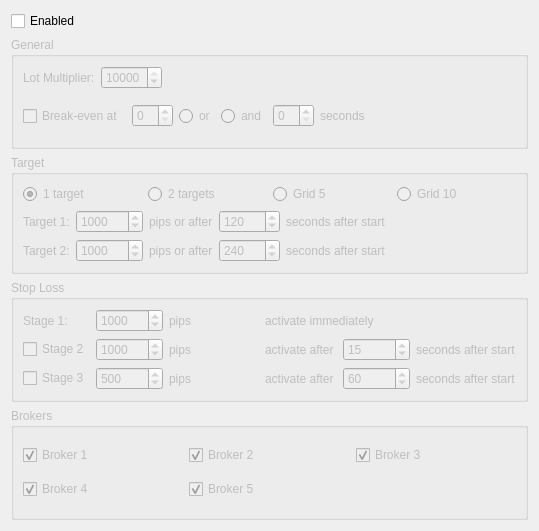
     <widget class="QWidget" name="strategy4Page">
      <property name="geometry">
       <rect>
        <x>0</x>
        <y>0</y>
        <width>539</width>
        <height>531</height>
       </rect>
      </property>
      <attribute name="label">
       <string>Strategy 4</string>
      </attribute>
      <layout class="QVBoxLayout" name="verticalLayout_4">
       <item>
        <widget class="QCheckBox" name="strategy4">
         <property name="text">
          <string>Enabled</string>
         </property>
        </widget>
       </item>
       <item>
        <widget class="QGroupBox" name="strategy1GeneralGroup_2">
         <property name="enabled">
          <bool>false</bool>
         </property>
         <property name="title">
          <string>General</string>
         </property>
         <layout class="QVBoxLayout" name="verticalLayout_6">
          <item>
           <layout class="QHBoxLayout" name="horizontalLayout_7">
            <item>
             <widget class="QLabel" name="strategy4LotMultiplierLabel">
              <property name="text">
               <string>Lot Multiplier:</string>
              </property>
             </widget>
            </item>
            <item>
             <widget class="QSpinBox" name="strategy4LotMultiplier">
              <property name="minimumSize">
               <size>
                <width>25</width>
                <height>0</height>
               </size>
              </property>
              <property name="minimum">
               <number>1</number>
              </property>
              <property name="maximum">
               <number>10000</number>
              </property>
              <property name="value">
               <number>10000</number>
              </property>
             </widget>
            </item>
            <item>
             <spacer name="strategy4LotMultiplierSpacer">
              <property name="orientation">
               <enum>Qt::Horizontal</enum>
              </property>
              <property name="sizeHint" stdset="0">
               <size>
                <width>40</width>
                <height>20</height>
               </size>
              </property>
             </spacer>
            </item>
           </layout>
          </item>
          <item>
           <layout class="QHBoxLayout" name="horizontalLayout_14">
            <item>
             <widget class="QCheckBox" name="strategy4BreakEven">
              <property name="text">
               <string>Break-even at </string>
              </property>
             </widget>
            </item>
            <item>
             <widget class="QSpinBox" name="strategy4BreakEvenValue">
              <property name="enabled">
               <bool>false</bool>
              </property>
             </widget>
            </item>
            <item>
             <widget class="QRadioButton" name="strategy4BreakEvenOr">
              <property name="enabled">
               <bool>false</bool>
              </property>
              <property name="text">
               <string>or</string>
              </property>
             </widget>
            </item>
            <item>
             <widget class="QRadioButton" name="strategy4BreakEvenAnd">
              <property name="enabled">
               <bool>false</bool>
              </property>
              <property name="text">
               <string>and</string>
              </property>
             </widget>
            </item>
            <item>
             <widget class="QSpinBox" name="strategy4BreakEvenTime">
              <property name="enabled">
               <bool>false</bool>
              </property>
             </widget>
            </item>
            <item>
             <widget class="QLabel" name="strategy4BreakEvenTimeLabel">
              <property name="enabled">
               <bool>false</bool>
              </property>
              <property name="text">
               <string>seconds</string>
              </property>
             </widget>
            </item>
            <item>
             <spacer name="strategy4BreakEvenSpacer">
              <property name="orientation">
               <enum>Qt::Horizontal</enum>
              </property>
              <property name="sizeHint" stdset="0">
               <size>
                <width>40</width>
                <height>20</height>
               </size>
              </property>
             </spacer>
            </item>
           </layout>
          </item>
         </layout>
        </widget>
       </item>
       <item>
        <widget class="QGroupBox" name="strategy1TargetGroup_2">
         <property name="enabled">
          <bool>false</bool>
         </property>
         <property name="title">
          <string>Target</string>
         </property>
         <property name="flat">
          <bool>false</bool>
         </property>
         <layout class="QVBoxLayout" name="verticalLayout_7">
          <item>
           <layout class="QHBoxLayout" name="targetsLayout_3">
            <item>
             <widget class="QRadioButton" name="strategy4Target1">
              <property name="text">
               <string>1 target</string>
              </property>
              <property name="checked">
               <bool>true</bool>
              </property>
             </widget>
            </item>
            <item>
             <widget class="QRadioButton" name="strategy4Target2">
              <property name="text">
               <string>2 targets</string>
              </property>
             </widget>
            </item>
            <item>
             <widget class="QRadioButton" name="strategy4TargetGrid5">
              <property name="text">
               <string>Grid 5</string>
              </property>
             </widget>
            </item>
            <item>
             <widget class="QRadioButton" name="strategy4TargetGrid10">
              <property name="text">
               <string>Grid 10</string>
              </property>
             </widget>
            </item>
           </layout>
          </item>
          <item>
           <layout class="QHBoxLayout" name="horizontalLayout_17">
            <item>
             <widget class="QLabel" name="strategy4Target1Label">
              <property name="text">
               <string>Target 1:</string>
              </property>
             </widget>
            </item>
            <item>
             <widget class="QSpinBox" name="strategy4Target1Value">
              <property name="minimum">
               <number>1</number>
              </property>
              <property name="maximum">
               <number>100000</number>
              </property>
              <property name="value">
               <number>1000</number>
              </property>
             </widget>
            </item>
            <item>
             <widget class="QLabel" name="strategy4Target1ValueLabel">
              <property name="text">
               <string>pips or after</string>
              </property>
             </widget>
            </item>
            <item>
             <widget class="QSpinBox" name="strategy4Target1Time">
              <property name="minimum">
               <number>1</number>
              </property>
              <property name="maximum">
               <number>10000</number>
              </property>
              <property name="value">
               <number>120</number>
              </property>
             </widget>
            </item>
            <item>
             <widget class="QLabel" name="strategy4Target1TimeLabel">
              <property name="text">
               <string>seconds after start</string>
              </property>
             </widget>
            </item>
            <item>
             <spacer name="horizontalSpacer_14">
              <property name="orientation">
               <enum>Qt::Horizontal</enum>
              </property>
              <property name="sizeHint" stdset="0">
               <size>
                <width>40</width>
                <height>20</height>
               </size>
              </property>
             </spacer>
            </item>
           </layout>
          </item>
          <item>
           <layout class="QHBoxLayout" name="horizontalLayout_18">
            <item>
             <widget class="QLabel" name="strategy4Target2Label">
              <property name="enabled">
               <bool>false</bool>
              </property>
              <property name="text">
               <string>Target 2:</string>
              </property>
             </widget>
            </item>
            <item>
             <widget class="QSpinBox" name="strategy4Target2Value">
              <property name="enabled">
               <bool>false</bool>
              </property>
              <property name="minimum">
               <number>1</number>
              </property>
              <property name="maximum">
               <number>100000</number>
              </property>
              <property name="value">
               <number>1000</number>
              </property>
             </widget>
            </item>
            <item>
             <widget class="QLabel" name="strategy4Target2ValueLabel">
              <property name="enabled">
               <bool>false</bool>
              </property>
              <property name="text">
               <string>pips or after</string>
              </property>
             </widget>
            </item>
            <item>
             <widget class="QSpinBox" name="strategy4Target2Time">
              <property name="enabled">
               <bool>false</bool>
              </property>
              <property name="minimum">
               <number>1</number>
              </property>
              <property name="maximum">
               <number>10000</number>
              </property>
              <property name="value">
               <number>240</number>
              </property>
             </widget>
            </item>
            <item>
             <widget class="QLabel" name="strategy4Target2TimeLabel">
              <property name="enabled">
               <bool>false</bool>
              </property>
              <property name="text">
               <string>seconds after start</string>
              </property>
             </widget>
            </item>
            <item>
             <spacer name="horizontalSpacer_15">
              <property name="orientation">
               <enum>Qt::Horizontal</enum>
              </property>
              <property name="sizeHint" stdset="0">
               <size>
                <width>40</width>
                <height>20</height>
               </size>
              </property>
             </spacer>
            </item>
           </layout>
          </item>
         </layout>
        </widget>
       </item>
       <item>
        <widget class="QGroupBox" name="strategy4StopLossGroup">
         <property name="enabled">
          <bool>false</bool>
         </property>
         <property name="title">
          <string>Stop Loss</string>
         </property>
         <layout class="QGridLayout" name="gridLayout_6">
          <item row="0" column="0">
           <widget class="QLabel" name="strategy4StopLoss1">
            <property name="text">
             <string>Stage 1:</string>
            </property>
           </widget>
          </item>
          <item row="0" column="1">
           <widget class="QSpinBox" name="strategy4StopLoss1Pips">
            <property name="minimum">
             <number>1</number>
            </property>
            <property name="maximum">
             <number>100000</number>
            </property>
            <property name="value">
             <number>1000</number>
            </property>
           </widget>
          </item>
          <item row="0" column="2">
           <widget class="QLabel" name="strategy4StopLoss1PipsLabel">
            <property name="text">
             <string>pips</string>
            </property>
           </widget>
          </item>
          <item row="0" column="3">
           <spacer name="horizontalSpacer_11">
            <property name="orientation">
             <enum>Qt::Horizontal</enum>
            </property>
            <property name="sizeHint" stdset="0">
             <size>
              <width>35</width>
              <height>20</height>
             </size>
            </property>
           </spacer>
          </item>
          <item row="0" column="4">
           <widget class="QLabel" name="strategy4StopLoss1TimeLabel">
            <property name="text">
             <string>activate immediately</string>
            </property>
           </widget>
          </item>
          <item row="1" column="0">
           <widget class="QCheckBox" name="strategy4StopLoss2">
            <property name="text">
             <string>Stage 2</string>
            </property>
           </widget>
          </item>
          <item row="1" column="1">
           <widget class="QSpinBox" name="strategy4StopLoss2Pips">
            <property name="enabled">
             <bool>false</bool>
            </property>
            <property name="minimum">
             <number>1</number>
            </property>
            <property name="maximum">
             <number>100000</number>
            </property>
            <property name="value">
             <number>1000</number>
            </property>
           </widget>
          </item>
          <item row="1" column="2">
           <widget class="QLabel" name="strategy4StopLoss2PipsLabel">
            <property name="enabled">
             <bool>false</bool>
            </property>
            <property name="text">
             <string>pips</string>
            </property>
           </widget>
          </item>
          <item row="1" column="3">
           <spacer name="horizontalSpacer_12">
            <property name="orientation">
             <enum>Qt::Horizontal</enum>
            </property>
            <property name="sizeHint" stdset="0">
             <size>
              <width>35</width>
              <height>20</height>
             </size>
            </property>
           </spacer>
          </item>
          <item row="1" column="4">
           <layout class="QHBoxLayout" name="horizontalLayout_15">
            <item>
             <widget class="QLabel" name="strategy4StopLoss2ActivateLabel">
              <property name="enabled">
               <bool>false</bool>
              </property>
              <property name="text">
               <string>activate after </string>
              </property>
             </widget>
            </item>
            <item>
             <widget class="QSpinBox" name="strategy4StopLoss2Time">
              <property name="enabled">
               <bool>false</bool>
              </property>
              <property name="minimumSize">
               <size>
                <width>50</width>
                <height>0</height>
               </size>
              </property>
              <property name="minimum">
               <number>1</number>
              </property>
              <property name="maximum">
               <number>100000</number>
              </property>
              <property name="value">
               <number>15</number>
              </property>
             </widget>
            </item>
            <item>
             <widget class="QLabel" name="strategy4StopLoss2TimeLabel">
              <property name="enabled">
               <bool>false</bool>
              </property>
              <property name="text">
               <string>seconds after start</string>
              </property>
             </widget>
            </item>
           </layout>
          </item>
          <item row="2" column="0">
           <widget class="QCheckBox" name="strategy4StopLoss3">
            <property name="text">
             <string>Stage 3</string>
            </property>
           </widget>
          </item>
          <item row="2" column="1">
           <widget class="QSpinBox" name="strategy4StopLoss3Pips">
            <property name="enabled">
             <bool>false</bool>
            </property>
            <property name="minimum">
             <number>1</number>
            </property>
            <property name="maximum">
             <number>100000</number>
            </property>
            <property name="value">
             <number>500</number>
            </property>
           </widget>
          </item>
          <item row="2" column="2">
           <widget class="QLabel" name="strategy4StopLoss3PipsLabel">
            <property name="enabled">
             <bool>false</bool>
            </property>
            <property name="text">
             <string>pips</string>
            </property>
           </widget>
          </item>
          <item row="2" column="3">
           <spacer name="horizontalSpacer_13">
            <property name="orientation">
             <enum>Qt::Horizontal</enum>
            </property>
            <property name="sizeHint" stdset="0">
             <size>
              <width>35</width>
              <height>20</height>
             </size>
            </property>
           </spacer>
          </item>
          <item row="2" column="4">
           <layout class="QHBoxLayout" name="horizontalLayout_16">
            <item>
             <widget class="QLabel" name="strategy4StopLoss3ActivateLabel">
              <property name="enabled">
               <bool>false</bool>
              </property>
              <property name="text">
               <string>activate after </string>
              </property>
             </widget>
            </item>
            <item>
             <widget class="QSpinBox" name="strategy4StopLoss3Time">
              <property name="enabled">
               <bool>false</bool>
              </property>
              <property name="minimumSize">
               <size>
                <width>50</width>
                <height>0</height>
               </size>
              </property>
              <property name="minimum">
               <number>1</number>
              </property>
              <property name="maximum">
               <number>100000</number>
              </property>
              <property name="value">
               <number>60</number>
              </property>
             </widget>
            </item>
            <item>
             <widget class="QLabel" name="lstrategy4StopLoss3TimeLabel">
              <property name="enabled">
               <bool>false</bool>
              </property>
              <property name="text">
               <string>seconds after start</string>
              </property>
             </widget>
            </item>
           </layout>
          </item>
         </layout>
        </widget>
       </item>
       <item>
        <widget class="QGroupBox" name="strategy4BrokersGroup">
         <property name="enabled">
          <bool>false</bool>
         </property>
         <property name="title">
          <string>Brokers</string>
         </property>
         <layout class="QGridLayout" name="gridLayout_5">
          <item row="0" column="0">
           <widget class="QCheckBox" name="strategy4Broker1">
            <property name="text">
             <string>Broker 1</string>
            </property>
            <property name="checked">
             <bool>true</bool>
            </property>
           </widget>
          </item>
          <item row="0" column="1">
           <widget class="QCheckBox" name="strategy4Broker2">
            <property name="text">
             <string>Broker 2</string>
            </property>
            <property name="checked">
             <bool>true</bool>
            </property>
           </widget>
          </item>
          <item row="0" column="2">
           <widget class="QCheckBox" name="strategy4Broker3">
            <property name="text">
             <string>Broker 3</string>
            </property>
            <property name="checked">
             <bool>true</bool>
            </property>
           </widget>
          </item>
          <item row="1" column="0">
           <widget class="QCheckBox" name="strategy4Broker4">
            <property name="text">
             <string>Broker 4</string>
            </property>
            <property name="checked">
             <bool>true</bool>
            </property>
           </widget>
          </item>
          <item row="1" column="1">
           <widget class="QCheckBox" name="strategy4Broker5">
            <property name="text">
             <string>Broker 5</string>
            </property>
            <property name="checked">
             <bool>true</bool>
            </property>
           </widget>
          </item>
         </layout>
        </widget>
       </item>
      </layout>
     </widget>
